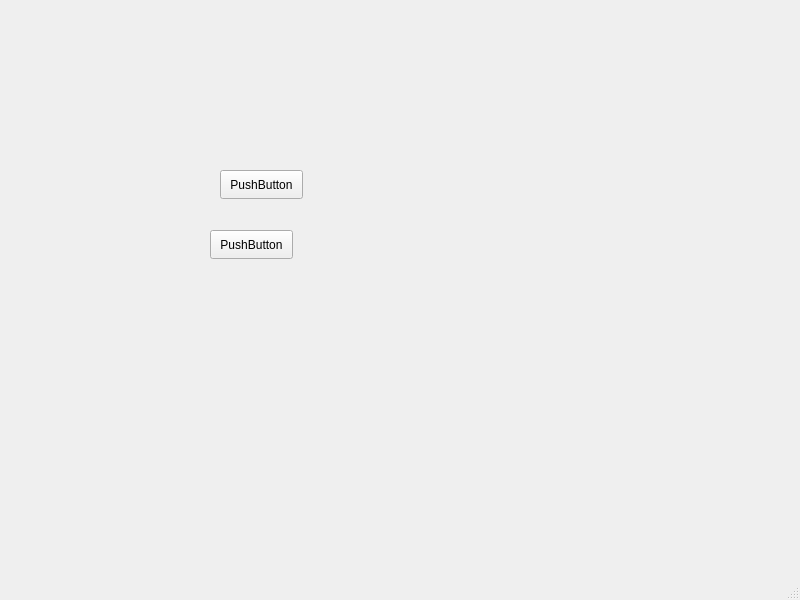
<?xml version="1.0" encoding="UTF-8"?>
<ui version="4.0">
 <class>MainWindow</class>
 <widget class="QMainWindow" name="MainWindow">
  <property name="geometry">
   <rect>
    <x>0</x>
    <y>0</y>
    <width>800</width>
    <height>600</height>
   </rect>
  </property>
  <property name="windowTitle">
   <string>MainWindow</string>
  </property>
  <widget class="QWidget" name="centralwidget">
   <widget class="QPushButton" name="pushButton">
    <property name="geometry">
     <rect>
      <x>220</x>
      <y>170</y>
      <width>83</width>
      <height>29</height>
     </rect>
    </property>
    <property name="text">
     <string>PushButton</string>
    </property>
   </widget>
   <widget class="QPushButton" name="pushButton_2">
    <property name="geometry">
     <rect>
      <x>210</x>
      <y>230</y>
      <width>83</width>
      <height>29</height>
     </rect>
    </property>
    <property name="text">
     <string>PushButton</string>
    </property>
   </widget>
  </widget>
  <widget class="QMenuBar" name="menubar">
   <property name="geometry">
    <rect>
     <x>0</x>
     <y>0</y>
     <width>800</width>
     <height>25</height>
    </rect>
   </property>
  </widget>
  <widget class="QStatusBar" name="statusbar"/>
 </widget>
 <resources/>
 <connections/>
</ui>
